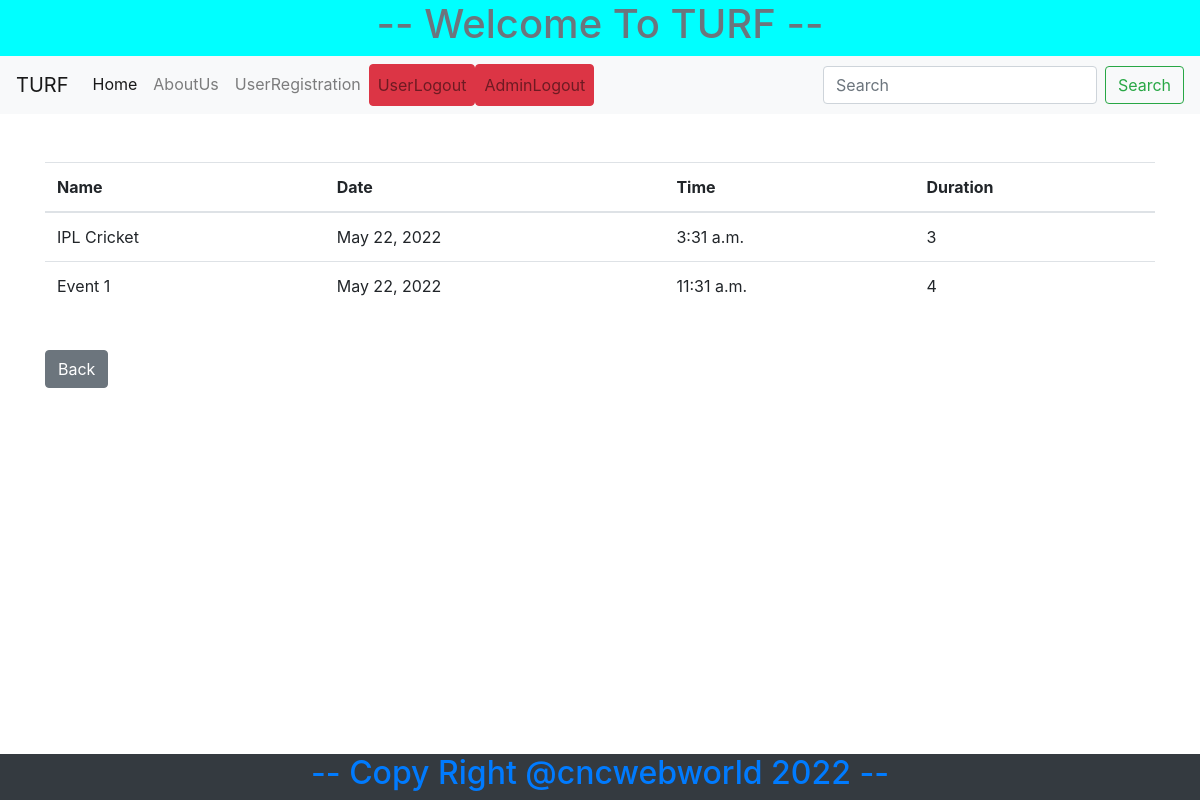
The page /scmapp/show_event (signed in) on the database its author committed.
### scmapp/models.py (models this page shows, shortened)
class Event(models.Model):
    eid=models.AutoField(primary_key=True)
    name=models.CharField(max_length=100)
    date=models.DateField()
    time=models.TimeField()
    duration=models.IntegerField()

### scmapp/views.py (the view)
# urls.py: path("show_event",views.show_event,name="show_event"),
def show_event(request):
    if 'u_name' in request.session:
        event=Event.objects.all()
        param={"data":event}
        return render(request,"show_event.html",param)
    else:
        param = {'status': "Your Need to Login"}
        return render(request, "user_login.html", param)

### scmapp/TEMPLATES/show_event.html (shortened to what this page needs)
{% extends 'master.html' %}
{% block body %}
<div class="container">
    <div class="row">
        <div class="col-md-12 col-lg-12 ">
            <br>
            <br>
            <table class="table table-hover" >
                <thead>
                    <tr>
                        <th>Name</th>
                        <th>Date</th>
                        <th>Time</th>
                        <th>Duration</th>
                    </tr>
                </thead>
                <tbody>
                    {% for x in data %}
                    <tr>
                        <td>{{x.name}}</td>
                        <td>{{x.date}}</td>
                        <td>{{x.time}}</td>
                        <td>{{x.duration}}</td>
                    </tr>
                    {% endfor %}
                </tbody>
            </table>
            <br>
            <a href="userhome" class="btn btn-secondary">Back</a>
        </div>
    </div>
</div>
{% endblock %}

### rows shown on the page
Event: name "IPL Cricket", date "May 22, 2022", time "3:31 a.m.", duration "3"
Event: name "Event 1", date "May 22, 2022", time "11:31 a.m.", duration "4"
